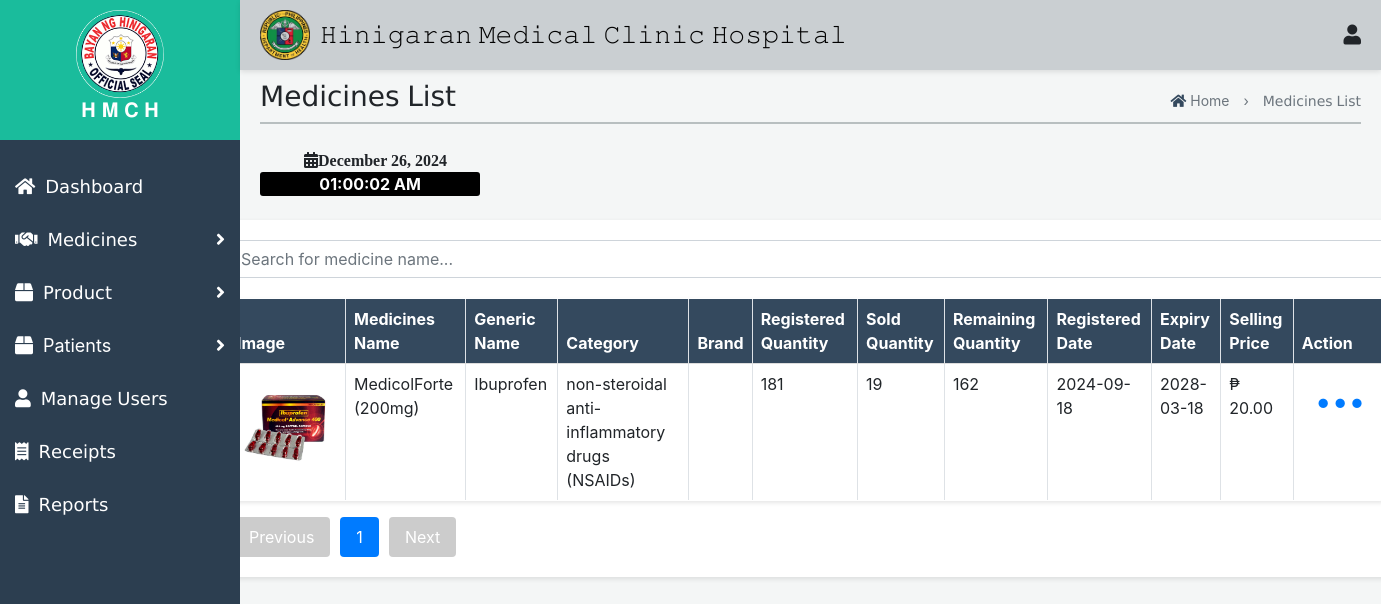
/Admin/PharmacyMedicineList.php, run on an earlier commit of the app's database.
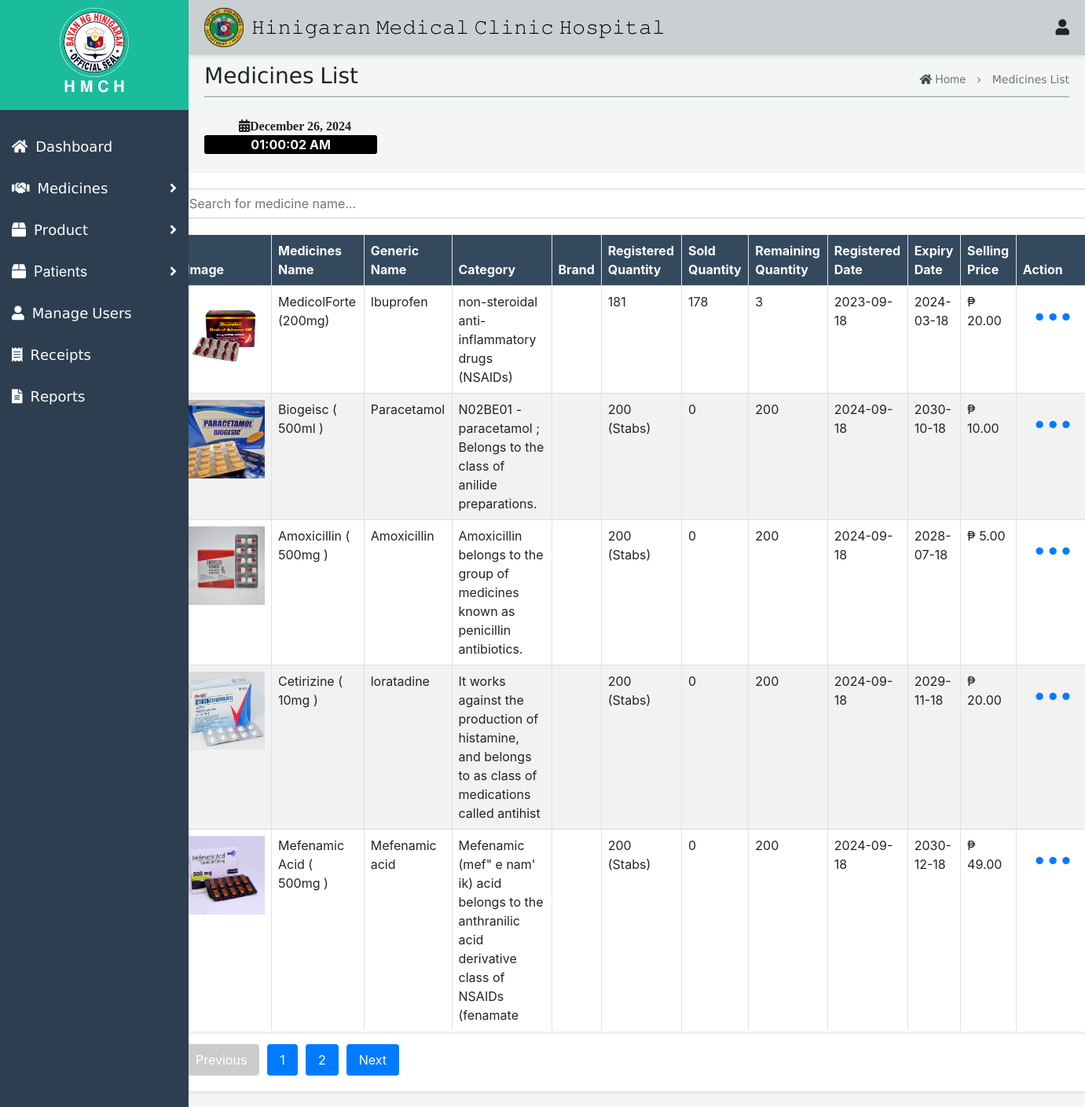
And on a later commit of the database.
### tables this page shows
CREATE TABLE `pharmacy_medicines_products` (
  `id` int(11) NOT NULL,
  `medicine_product` varchar(255) NOT NULL,
  `image` varchar(255) NOT NULL,
  `generic_name` varchar(255) NOT NULL,
  `category` varchar(100) NOT NULL,
  `registered_quantity` varchar(255) NOT NULL,
  `sold_quantity` int(11) NOT NULL,
  `remain_quantity` varchar(255) GENERATED ALWAYS AS (`registered_quantity` - `sold_quantity`) VIRTUAL,
  `registered` date NOT NULL,
  `expiry` date NOT NULL,
  `selling_price` decimal(10,2) NOT NULL
);

### Admin/PharmacyMedicineList.php (the view, shortened to what this page needs)
<?php
$servername = "localhost";
$username = "root";
$password = "";
$dbname = "database";
$conn = new mysqli($servername, $username, $password, $dbname);
$records_per_page = 5;
$page = isset($_GET['page']) ? (int)$_GET['page'] : 1;
$start_from = ($page - 1) * $records_per_page;
$sql = "SELECT * FROM pharmacy_medicines_products LIMIT $start_from, $records_per_page";
$result = $conn->query($sql);
$total_records_sql = "SELECT COUNT(*) FROM pharmacy_medicines_products";
$total_records_result = $conn->query($total_records_sql);
$total_records = $total_records_result->fetch_array()[0];
$total_pages = ceil($total_records / $records_per_page);
?>
<!DOCTYPE html>
<html lang="en">
<head>
    <link rel="stylesheet" href="Med.css">
    <link rel="stylesheet" href="Receipt.css">
    <link href="https://maxcdn.bootstrapcdn.com/bootstrap/4.5.2/css/bootstrap.min.css" rel="stylesheet">
    <link href="https://cdnjs.cloudflare.com/ajax/libs/font-awesome/5.15.4/css/all.min.css" rel="stylesheet">
</head>
<body>
    <div class="top-nav">
    <div class="icon-container">
        <img src="img/Hinigaran.png" alt="Logo">
        <h1>𝙷𝚒𝚗𝚒𝚐𝚊𝚛𝚊𝚗 𝙼𝚎𝚍𝚒𝚌𝚊𝚕 𝙲𝚕𝚒𝚗𝚒𝚌 𝙷𝚘𝚜𝚙𝚒𝚝𝚊𝚕</h1>
    </div>
    <div class="icon-group">
        <div class="user-icon" onclick="toggleUserMenu(event)">
            <i class="fas fa-user"></i>
        </div>
    </div>
</div>
       <div id="mySidenav" class="side-nav">
        <div class="logo-container">
           <img src="img/hini.png" alt="Logo" style="width: 40%;">
            <h2>𝐇 𝐌 𝐂 𝐇</h2>
        </div>
         <a class="nav-link" href="ChiefAdmin.php">
            <div class="sb-nav-link-content">
                <div class="sb-nav-link-icon"><i class="fas fa-home"></i></div>
                <span>𝖣𝖺𝗌𝗁𝖻𝗈𝖺𝗋𝖽</span>
            </div>
        </a>
        <a class="nav-link collapsed" href="#" data-toggle="collapse" data-target="#collapseMedicines" aria-expanded="false" aria-controls="collapseMedicines">
            <div class="sb-nav-link-content">
                <div class="sb-nav-link-icon"><i class="fas fa-handshake"></i></div>
                <span> 𝖬𝖾𝖽𝗂𝖼𝗂𝗇𝖾𝗌</span>
                <div class="sb-sidenav-collapse-arrow"><i class="fas fa-angle-right"></i></div>
            </div>
        </a>
        <a class="nav-link collapsed" href="#" data-toggle="collapse" data-target="#collapseProducts" aria-expanded="false" aria-controls="collapseProducts">
            <div class="sb-nav-link-content">
                <div class="sb-nav-link-icon"><i class="fas fa-box"></i></div>
                <span> 𝖯𝗋𝗈𝖽𝗎𝖼𝗍</span>
                <div class="sb-sidenav-collapse-arrow"><i class="fas fa-angle-right"></i></div>
            </div>
        </a>
        <a class="nav-link collapsed" href="#" data-toggle="collapse" data-target="#collapsePatients" aria-expanded="false" aria-controls="collapsePatients">
            <div class="sb-nav-link-content">
                <div class="sb-nav-link-icon"><i class="fas fa-box"></i></div>
                <span>Patients</span>
                <div class="sb-sidenav-collapse-arrow"><i class="fas fa-angle-right"></i></div>
            </div>
        </a>
        <a class="nav-link" href="ManageUser.php">
            <div class="sb-nav-link-content">
                <div class="sb-nav-link-icon"><i class="fas fa-user"></i></div>
                <span>𝖬𝖺𝗇𝖺𝗀𝖾 𝖴𝗌𝖾𝗋𝗌</span>
            </div>
        </a>
        <a class="nav-link" href="Receipt.php">
            <div class="sb-nav-link-content">
                <div class="sb-nav-link-icon"><i class="fas fa-receipt"></i></div>
                <span>𝖱𝖾𝖼𝖾𝗂𝗉𝗍𝗌</span>
            </div>
        </a>
        <a class="nav-link" href="Reports.php">
            <div class="sb-nav-link-content">
                <div class="sb-nav-link-icon"><i class="fas fa-file-alt report-icon" title="Generate Report"></i></div>
                <span>𝖱𝖾𝗉𝗈𝗋𝗍𝗌</span>
            </div>
        </a>
    </div>
    <div id="mainContent" class="main-content">
       <div class="header-container">
    <h3>𝖬𝖾𝖽𝗂𝖼𝗂𝗇𝖾𝗌 𝖫𝗂𝗌𝗍</h3>
<div class="haha">
    <p style="text-align: center;">
        <a href="InventoryDashboard1.php" style="text-decoration: none; color: inherit;">
            <i class="fas fa-home" style="color: #34495e;"></i> Home
        </a>
        <span style="margin: 0 10px;">›</span>
        𝖬𝖾𝖽𝗂𝖼𝗂𝗇𝖾𝗌 𝖫𝗂𝗌𝗍
    </p>
</div>
</div>
<div class="first1" style="opacity: 0.9; border-top: 2px solid #b2babb; margin-top: -20px;"></div><br>
         <section id="datetime">
        <div class="fas fa-calendar-alt" id="current-date" style="font-weight: bold; margin-left: 4%; "></div>
        <div id="current-time" style="font-weight: bold; background-color:black; width: 20%; text-align: center; color: white; border-radius: 3px;"></div>
    </section>
<div class="container mt-4">
<div class="medicines-content-wrapper" style="width: 112%; margin-left: -67px;">
    <input type="text" id="searchInput" onkeyup="searchMedicine()" placeholder="Search for medicine name..." class="form-control mb-3">
    <table id="medicines-table" class="table table-bordered">
        <thead>
            <tr>
                <th>Image</th>
                <th>Medicines Name</th>
                <th>Generic Name</th>
                <th>Category</th>
                <th>Brand</th>
                <th>Registered Quantity</th>
                <th>Sold Quantity</th>
                <th>Remaining Quantity</th>
                <th>Registered Date</th>
                <th>Expiry Date</th>
                <th>Selling Price</th>
                <th>Action</th>
            </tr>
        </thead>
        <tbody>
            <?php if ($result->num_rows > 0): ?>
                <?php while($row = $result->fetch_assoc()): ?>
                    <tr>
                        <td><img src="<?= $row["image"] ?>" alt="Product Image"></td>
                        <td><?= $row["medicine_product"] ?></td>
                        <td><?= $row["generic_name"] ?></td>
                        <td><?= $row["category"] ?></td>
                        <td><?= $row["brand"] ?></td>
                        <td><?= $row["registered_quantity"] ?></td>
                        <td><?= $row["sold_quantity"] ?></td>
                        <td><?= $row["remain_quantity"] ?></td>
                        <td><?= $row["registered"] ?></td>
                        <td><?= $row["expiry"] ?></td>
                        <td>₱ <?= $row["selling_price"] ?></td>
                        <td>
                            <button class="btn btn-link" type="button" id="dropdownMenuButton" data-toggle="dropdown" aria-haspopup="true" aria-expanded="false" style="text-decoration: none; font-size: 30px">
                                •••
                            </button>
                        </td>
                    </tr>
                <?php endwhile; ?>
            <?php else: ?>
                <tr><td colspan="11">No records found</td></tr>
            <?php endif; ?>
        </tbody>
    </table>
    <div class="pagination">
        <?php if ($page > 1): ?>
            <a href="?page=<?= $page - 1 ?>">Previous</a>
        <?php else: ?>
            <a class="disabled">Previous</a>
        <?php endif; ?>
        <?php for ($i = 1; $i <= $total_pages; $i++): ?>
            <a href="?page=<?= $i ?>"><?= $i ?></a>
        <?php endfor; ?>
        <?php if ($page < $total_pages): ?>
            <a href="?page=<?= $page + 1 ?>">Next</a>
        <?php else: ?>
            <a class="disabled">Next</a>
        <?php endif; ?>
    </div>
</div>
</body>
</html>

### Admin/Med.css (style rules this page uses)
* { margin: 0; padding: 0; box-sizing: border-box; }
body { font-family: Arial, sans-serif; background-color: #f4f6f6; }
.top-nav { display: flex; justify-content: space-between; align-items: center; padding: 10px 20px; box-shadow: 0 2px 5px rgba(0, 0, 0, 0.1); }
.icon-container { position: relative; margin-right: 2%; display: flex; gap: 20px; }
.notification-icon, .user-icon { cursor: pointer; font-size: 24px; }
.side-nav { height: 100%; width: 230px; background-color: #34495e; color: white; position: fixed; top: 0; left: 0; overflow-x: hidden; padding-top: 60px; transition: 0.3s; display: flex; flex-direction: column; }
.main-content { margin-left: 230px; padding: 20px; transition: 0.3s; }
.nav-link { display: flex; align-items: center; padding: 10px 15px; text-decoration: none; color: white; transition: 0.3s; justify-content: space-between; }
.sb-nav-link-content { display: flex; align-items: center; flex: 1; }
.sb-nav-link-icon { margin-right: 10px; }
.sb-sidenav-collapse-arrow { margin-left: auto; }
.top-nav { position: fixed; top: 0; left: 240px; right: 0; background-color: #d0d3d4; padding: 10px; z-index: 1000; }
.top-nav h1 { color: #fff; margin: 0; }
.side-nav { height: 100%; width: 240px; position: fixed; z-index: 1; top: 0; left: 0; background-color: #2c3e50; padding-top: 0; transition: 0.3s; overflow-y: auto; }
.side-nav a { padding: 13px 15px; text-decoration: none; font-size: 18px; color: #fff; display: block; transition: 0.3s; }
.side-nav .sb-sidenav-collapse-arrow { margin-left: auto; color: #fff; }
.logo-container { text-align: center; margin-bottom: 20px; background-color: #1abc9c; padding: 10px; }
.logo-container img { width: 30%; height: auto; }
.logo-container h2 { color: #ffffff; font-size: 20px; transition: font-size 0.3s; }
.main-content { margin-left: 240px; padding: 80px 20px 20px; transition: margin-left 0.3s; }
.header-container { display: flex; justify-content: space-between; align-items: center; margin-bottom: 20px; }
.haha { text-align: right; }
.haha p { margin: 0; font-size: 14px; color: #6c757d; }
#medicines-table { width: 100%; border-collapse: collapse; }
#medicines-table thead { background-color: #34495E; color: white; }
#medicines-table th, #medicines-table td { padding: 8px; text-align: left; border-bottom: 1px solid #ddd; }
#medicines-table img { width: 100px; height: 100px; }
.pagination { margin-top: 10px; text-align: center; }
.pagination a { margin: 0 5px; padding: 8px 16px; text-decoration: none; background-color: #007bff; color: white; border-radius: 4px; }
.pagination a.disabled { background-color: #ccc; pointer-events: none; }
.medicines-content-wrapper { padding: 20px; background-color: #ffffff; border-radius: 8px; box-shadow: 0 2px 5px rgba(0, 0, 0, 0.1); }

### Admin/PharmacyMedicineList.php (style rules this page uses)
body { background-color: #f4f6f6; }

What changed in the data, as far as the page shows it:
changed pharmacy_medicines_products "MedicolForte (200mg)": sold_quantity "19" → "178"; remain_quantity "162" → "3"; registered "2024-09-18" → "2023-09-18"; expiry "2028-03-18" → "2024-03-18"
added pharmacy_medicines_products: image (picture), medicine_product "Biogeisc ( 500ml )", generic_name "Paracetamol", category "N02BE01 - paracetamol ; Belongs to the class of anilide preparations.", registered_quantity "200 (Stabs)", sold_quantity "0", remain_quantity "200", registered "2024-09-18", expiry "2030-10-18", selling_price "10.00"
added pharmacy_medicines_products: image (picture), medicine_product "Amoxicillin ( 500mg )", generic_name "Amoxicillin", category "Amoxicillin belongs to the group of medicines known as penicillin antibiotics.", registered_quantity "200 (Stabs)", sold_quantity "0", remain_quantity "200", registered "2024-09-18", expiry "2028-07-18", selling_price "5.00"
added pharmacy_medicines_products: image (picture), medicine_product "Cetirizine ( 10mg )", generic_name "loratadine", category "It works against the production of histamine, and belongs to as class of medications called antihist", registered_quantity "200 (Stabs)", sold_quantity "0", remain_quantity "200", registered "2024-09-18", expiry "2029-11-18", selling_price "20.00"
added pharmacy_medicines_products: image (picture), medicine_product "Mefenamic Acid ( 500mg )", generic_name "Mefenamic acid", category "Mefenamic (mef\" e nam' ik) acid belongs to the anthranilic acid derivative class of NSAIDs (fenamate", registered_quantity "200 (Stabs)", sold_quantity "0", remain_quantity "200", registered "2024-09-18", expiry "2030-12-18", selling_price "49.00"
Also different on the page:
new list line: "2"
